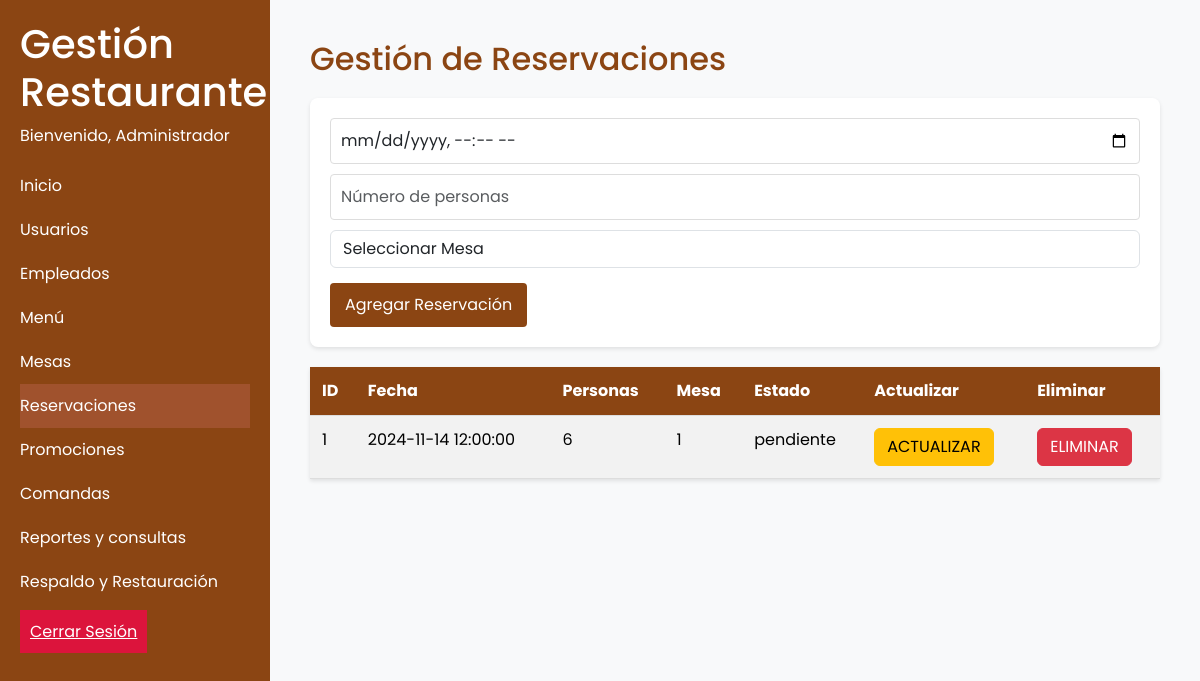
The page /reservaciones.php (signed in) on the database as committed earlier.
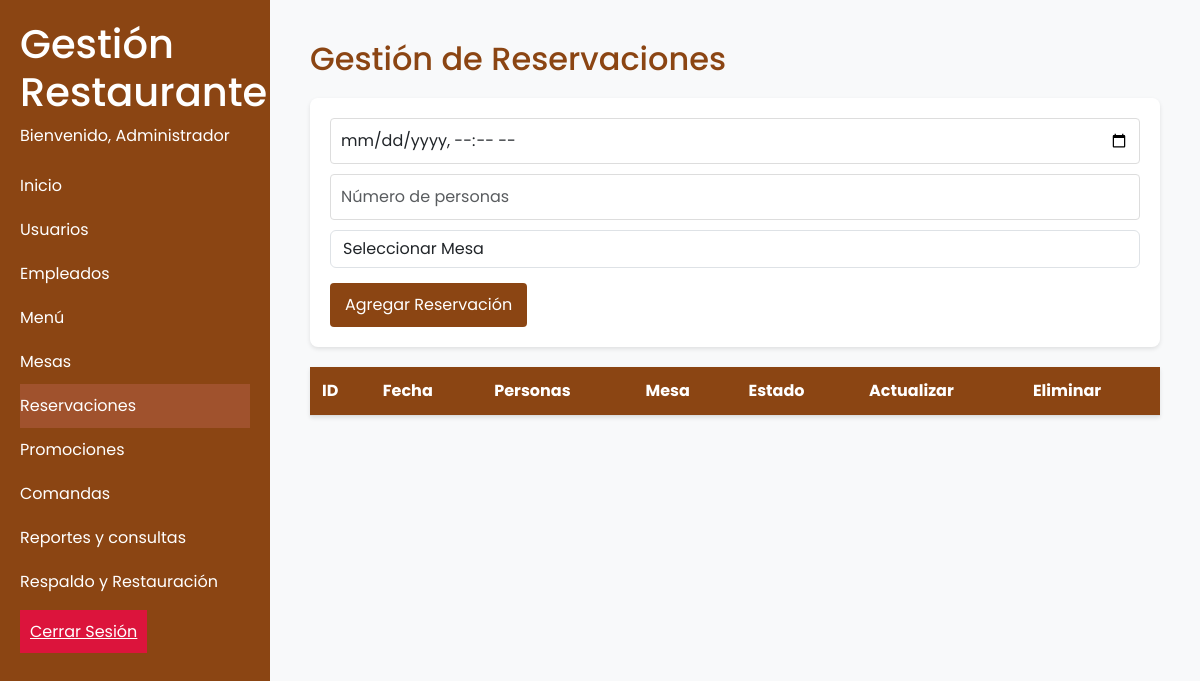
The same page on the database as committed later.
### tables this page shows
CREATE TABLE `reservaciones` (
  `id` int(11) NOT NULL AUTO_INCREMENT,
  `cliente_id` int(11) DEFAULT NULL,
  `fecha` datetime NOT NULL,
  `personas` int(11) NOT NULL,
  `estado` enum('pendiente','confirmada','cancelada') NOT NULL,
  `total_comida` decimal(10,2) DEFAULT NULL,
  PRIMARY KEY (`id`),
  KEY `cliente_id` (`cliente_id`),
  CONSTRAINT `reservaciones_ibfk_1` FOREIGN KEY (`cliente_id`) REFERENCES `usuarios` (`id`)
);

CREATE TABLE `mesas` (
  `id` int(11) NOT NULL AUTO_INCREMENT,
  `numero` int(11) NOT NULL,
  `capacidad` int(11) NOT NULL,
  `estado` enum('disponible','ocupada','reservada') NOT NULL,
  `ultima_actualizacion` timestamp NOT NULL DEFAULT current_timestamp(),
  `zona_id` int(11) DEFAULT NULL,
  PRIMARY KEY (`id`),
  KEY `zona_id` (`zona_id`),
  CONSTRAINT `mesas_ibfk_1` FOREIGN KEY (`zona_id`) REFERENCES `zonas` (`id`)
);

### reservaciones.php (the view, shortened to what this page needs)
<?php
include 'includes/header.php';
include 'Static/connect/db.php';
if(isset($_SESSION['usuario'])) {
    ?>
    <div class="content">
        <h2>Gestión de Reservaciones</h2>
        <form class="user-form needs-validation" action="RReservacion.php" method="POST" novalidate>
            <div class="form-group">
                <input type="datetime-local" class="form-control" name="fecha" placeholder="Fecha y hora" required>
            </div>
            <div class="form-group">
                <input type="number" class="form-control" name="personas" placeholder="Número de personas" required>
            </div>
            <div class="form-group">
                <select name="mesa_id" class="form-control" required>
                    <option value="">Seleccionar Mesa</option>
                </select>
            </div>
            <button class="btn btn-primary" type="submit">Agregar Reservación</button>
        </form>
        <table class="table table-striped user-table">
            <thead>
                <tr>
                    <th>ID</th>
                    <th>Fecha</th>
                    <th>Personas</th>
                    <th>Mesa</th>
                    <th>Estado</th>
                    <th>Actualizar</th>
                    <th>Eliminar</th>
                </tr>
            </thead>
            <tbody>
            <?php
            $query = "SELECT r.id, r.fecha, r.personas, r.estado, m.numero as mesa_numero
                      FROM reservaciones r
                      JOIN reservaciones_mesas rm ON r.id = rm.reservacion_id
                      JOIN mesas m ON rm.mesa_id = m.id";
            $result = mysqli_query($conn, $query);
            while($row = mysqli_fetch_array($result)){ ?>
                <tr>
                    <td><?php echo $row['id'];?></td>
                    <td><?php echo $row['fecha']?></td>
                    <td><?php echo $row['personas']?></td>
                    <td><?php echo $row['mesa_numero']?></td>
                    <td><?php echo $row['estado']?></td>
                    <td>
                        <a href="actualizarReservacion.php?id=<?php echo $row['id']?>" class="btn btn-warning">ACTUALIZAR</a>
                    </td>
                    <td>
                        <button class="btn btn-danger" data-toggle="modal" data-target="#confirmDeleteModal" data-id="<?php echo $row['id']?>">ELIMINAR</button>
                    </td>
                </tr>
            <?php } ?>
            </tbody>
        </table>
    </div>
    <?php
    include 'includes/footer.php';
} else {
    header("Location: login.php");
}
?>

Rows that differ between the two databases and show on the page:
removed reservaciones: id "1", fecha "2024-11-14 12:00:00", personas "6", mesas.numero "1", estado "pendiente"
